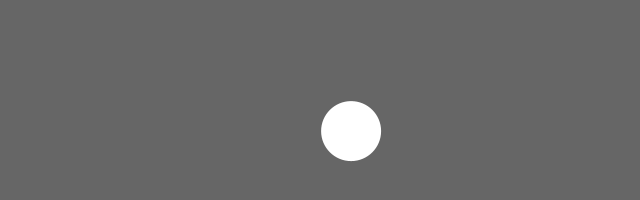
Frame 1 (no input)
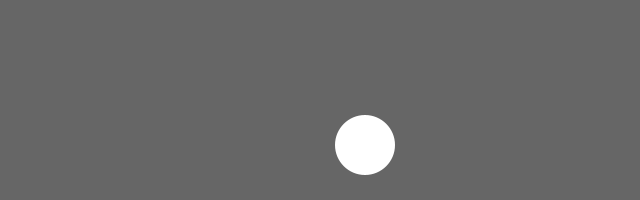
Frame 60 (the mouse pressed at the canvas centre just before this capture)
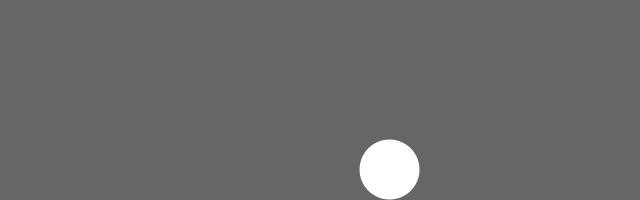
Frame 120 (the mouse held since frame 60 and released just before this capture)

The Processing sketch that drew these frames (run headless with seeded random() and noise(); from frame 60 on, the mouse is pressed at the canvas centre):

// Processing sketch: processing_33111
// ── processing_33111.pde

//Nicole Del Senno
//N00211488

int diam = 60;       // Width of the shape
float xpos, ypos;    // Starting position of shape    

//float xspeed = 2.8;  // Speed of the shape
//float yspeed = 2.2;  // Speed of the shape

int xdirection = 1;  // Left or Right
int ydirection = 1;  // Top to Bottom

float gravity= 0.1;
float speed=1;


void setup() 
{
  size(640, 200);
  noStroke();
  frameRate(30);
  smooth();
  // Set the starting position of the shape
  xpos = width/2;
  ypos = height/2;
}

void draw() 
{
  background(102);
  
  //define speed to include gravity
  speed = speed + gravity;
 
  // Update the position of the shape
  xpos = xpos + speed;
  ypos = ypos + speed;
  
  // Test to see if the shape exceeds the boundaries of the screen
  // If it does, reverse its direction by multiplying by -1
  if (xpos > width-diam || xpos < 0) {
    //xdirection *= -1;
    speed=speed*-.9;
  }
  if (ypos > height-diam || ypos < 0) {
    //ydirection *= -1;
    speed=speed*-.9;
  }

  // Draw the shape
  ellipseMode(CORNER);
  ellipse(xpos,ypos,diam,diam);
}
